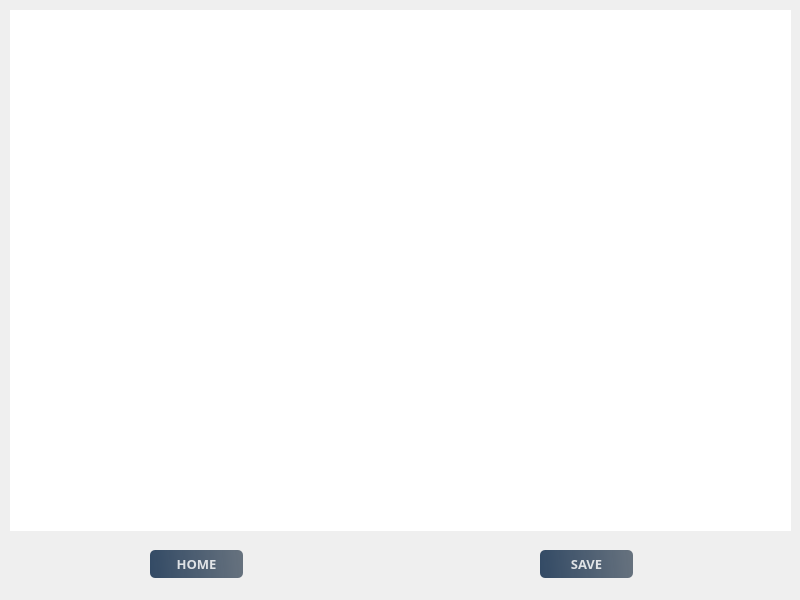
<?xml version="1.0" encoding="UTF-8"?>
<ui version="4.0">
 <class>MainWindow</class>
 <widget class="QMainWindow" name="MainWindow">
  <property name="geometry">
   <rect>
    <x>0</x>
    <y>0</y>
    <width>800</width>
    <height>600</height>
   </rect>
  </property>
  <property name="windowTitle">
   <string>MainWindow</string>
  </property>
  <property name="styleSheet">
   <string notr="true">background-image: url(:/images/images/background.png);</string>
  </property>
  <widget class="QWidget" name="centralwidget">
   <widget class="QWidget" name="widget" native="true">
    <property name="geometry">
     <rect>
      <x>0</x>
      <y>0</y>
      <width>801</width>
      <height>601</height>
     </rect>
    </property>
    <property name="styleSheet">
     <string notr="true">QPushButton#btn_home{	
	background-color: qlineargradient(spread:pad, x1:0, y1:0.505682, x2:1, y2:0.477, stop:0 rgba(20, 47, 78, 219), stop:1 rgba(85, 98, 112, 226));
	color:rgba(255, 255, 255, 210);
	border-radius:5px;
}
QPushButton#btn_home:hover{	
	background-color: qlineargradient(spread:pad, x1:0, y1:0.505682, x2:1, y2:0.477, stop:0 rgba(40, 67, 98, 219), stop:1 rgba(105, 118, 132, 226));
}
QPushButton#btn_home:pressed{	
	padding-left:3px;
	padding-top:3px;
	background-color:rgba(105, 118, 132, 200);
}
QPushButton#btn_save{	
	background-color: qlineargradient(spread:pad, x1:0, y1:0.505682, x2:1, y2:0.477, stop:0 rgba(20, 47, 78, 219), stop:1 rgba(85, 98, 112, 226));
	color:rgba(255, 255, 255, 210);
	border-radius:5px;
}
QPushButton#btn_save:hover{	
	background-color: qlineargradient(spread:pad, x1:0, y1:0.505682, x2:1, y2:0.477, stop:0 rgba(40, 67, 98, 219), stop:1 rgba(105, 118, 132, 226));
}
QPushButton#btn_save:pressed{	
	padding-left:3px;
	padding-top:3px;
	background-color:rgba(105, 118, 132, 200);
}
QPushButton#btn_options{	
	background-color: qlineargradient(spread:pad, x1:0, y1:0.505682, x2:1, y2:0.477, stop:0 rgba(20, 47, 78, 219), stop:1 rgba(85, 98, 112, 226));
	color:rgba(255, 255, 255, 210);
	border-radius:5px;
}
QPushButton#btn_options:hover{	
	background-color: qlineargradient(spread:pad, x1:0, y1:0.505682, x2:1, y2:0.477, stop:0 rgba(40, 67, 98, 219), stop:1 rgba(105, 118, 132, 226));
}
QPushButton#btn_options:pressed{	
	padding-left:3px;
	padding-top:3px;
	background-color:rgba(105, 118, 132, 200);
}</string>
    </property>
    <widget class="QTextEdit" name="note_edit">
     <property name="geometry">
      <rect>
       <x>10</x>
       <y>10</y>
       <width>781</width>
       <height>521</height>
      </rect>
     </property>
     <property name="styleSheet">
      <string notr="true">border-radius:30px;</string>
     </property>
    </widget>
    <widget class="QPushButton" name="btn_save">
     <property name="geometry">
      <rect>
       <x>540</x>
       <y>550</y>
       <width>93</width>
       <height>28</height>
      </rect>
     </property>
     <property name="font">
      <font>
       <family>Bahnschrift</family>
       <pointsize>10</pointsize>
       <weight>75</weight>
       <bold>true</bold>
      </font>
     </property>
     <property name="text">
      <string>SAVE</string>
     </property>
    </widget>
    <widget class="QPushButton" name="btn_home">
     <property name="geometry">
      <rect>
       <x>150</x>
       <y>550</y>
       <width>93</width>
       <height>28</height>
      </rect>
     </property>
     <property name="font">
      <font>
       <family>Bahnschrift</family>
       <pointsize>10</pointsize>
       <weight>75</weight>
       <bold>true</bold>
      </font>
     </property>
     <property name="text">
      <string>HOME</string>
     </property>
    </widget>
   </widget>
  </widget>
 </widget>
 <resources>
  <include location="res.qrc"/>
 </resources>
 <connections/>
</ui>
